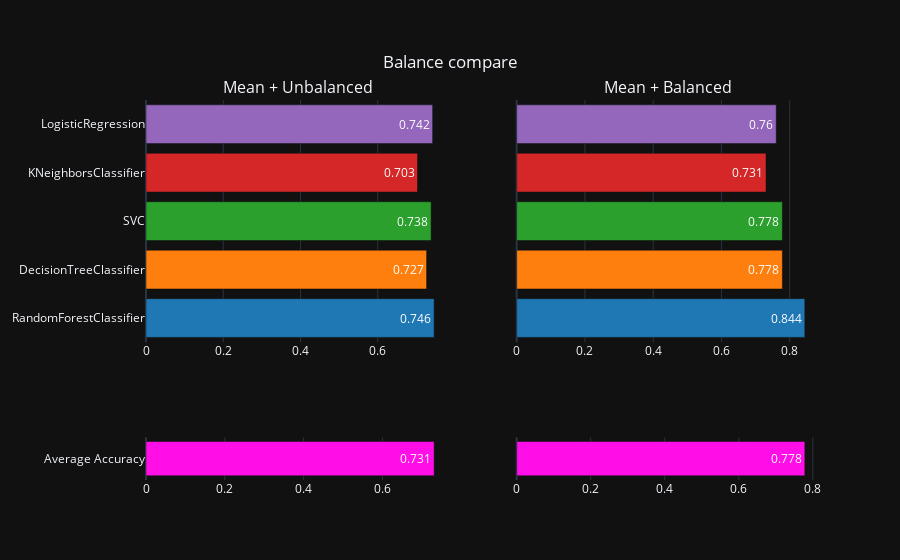
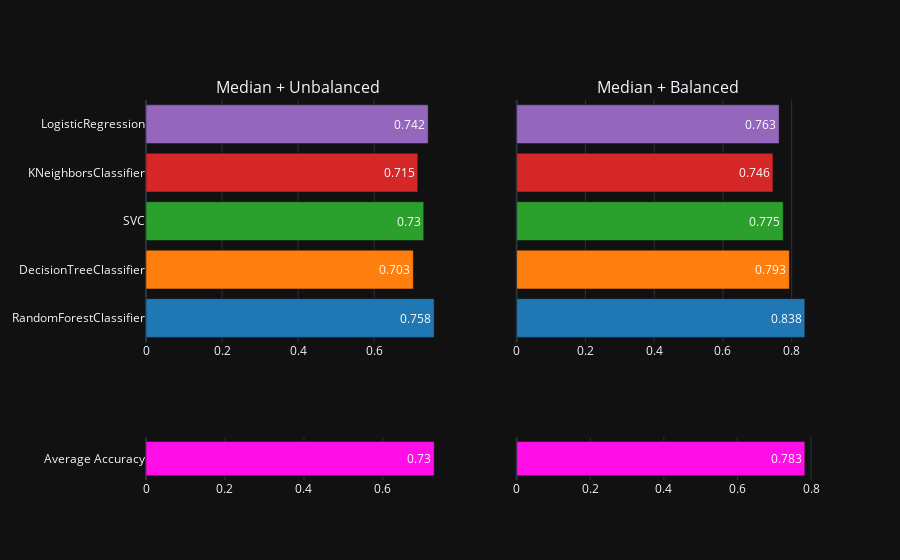
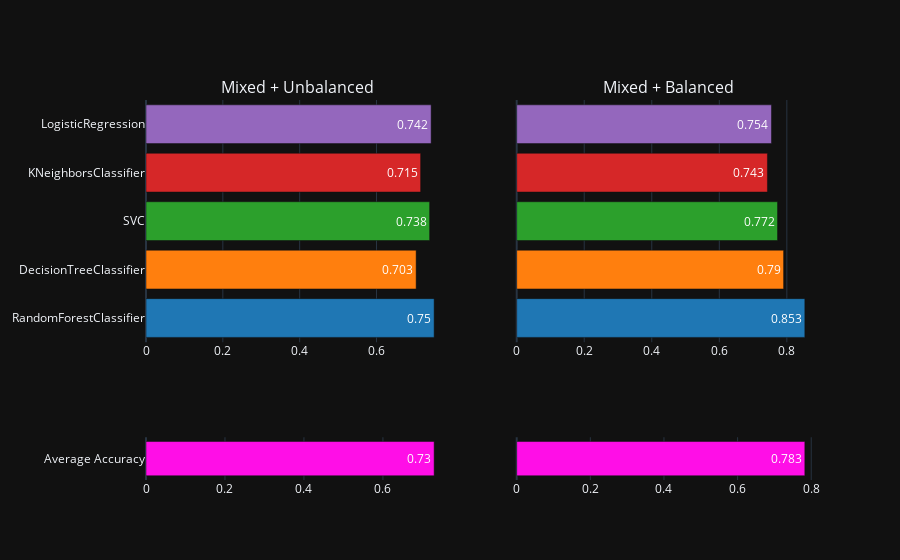

Notebook cell for these charts, in order:
### Code cell
# balance the dataset for each NaN replacement strategy

diabetes_df_majority_mean = diabetes_df_mean[diabetes_df_mean['Outcome'] == 0]
diabetes_df_mean_balanced = balance_data(diabetes_df_mean, diabetes_df_majority_mean, target_col='Outcome')

diabetes_df_majority_median = diabetes_df_median[diabetes_df_median['Outcome'] == 0]
diabetes_df_median_balanced = balance_data(diabetes_df_median, diabetes_df_majority_median, target_col='Outcome')

diabetes_df_majority_mixed = diabetes_df_mixed[diabetes_df_mixed['Outcome'] == 0]
diabetes_df_mixed_balanced = balance_data(diabetes_df_mixed, diabetes_df_majority_mixed, target_col='Outcome')

# dataframes with balanced dataset
print(diabetes_df_mixed_balanced['Outcome'].value_counts())

# compare the accuracy score of the models with the balanced dataset vs the unbalanced dataset
# Apply the function for different strategies
X_mean_bal, y_mean_bal, X_train_mean_bal, X_test_mean_bal, y_train_mean_bal, y_test_mean_bal = compare_balanced_vs_unbalanced_accuracy(diabetes_df_mean, diabetes_df_mean_balanced, "Mean", models_with_default_parameters, "Balance compare")
X_median_bal, y_median_bal, X_train_median_bal, X_test_median_bal, y_train_median_bal, y_test_median_bal = compare_balanced_vs_unbalanced_accuracy(diabetes_df_median, diabetes_df_median_balanced, "Median", models_with_default_parameters, "")
X_mixed_bal, y_mixed_bal, X_train_mixed_bal, X_test_mixed_bal, y_train_mixed_bal, y_test_mixed_bal = compare_balanced_vs_unbalanced_accuracy(diabetes_df_mixed, diabetes_df_mixed_balanced, "Mixed", models_with_default_parameters, "")

### Figure 1 — Plotly figure (JSON) as saved in the notebook; plotly's stock layout.template omitted (floating-point values rounded to 4 significant figures)
{"data": [{"marker": {"color": ["#1f77b4", "#ff7f0e", "#2ca02c", "#d62728", "#9467bd"]}, "orientation": "h", "showlegend": false, "text": [0.746, 0.727, 0.738, 0.703, 0.742], "textfont": {"color": "white"}, "textposition": "auto", "x": [0.7461, 0.7266, 0.7383, 0.7031, 0.7422], "xaxis": "x", "y": ["RandomForestClassifier", "DecisionTreeClassifier", "SVC", "KNeighborsClassifier", "LogisticRegression"], "yaxis": "y", "type": "bar"}, {"marker": {"color": "#ff0ee7"}, "orientation": "h", "showlegend": false, "text": [0.731], "textfont": {"color": "white"}, "textposition": "auto", "x": [0.7312], "xaxis": "x3", "y": ["Average Accuracy"], "yaxis": "y3", "type": "bar"}, {"marker": {"color": ["#1f77b4", "#ff7f0e", "#2ca02c", "#d62728", "#9467bd"]}, "orientation": "h", "showlegend": false, "text": [0.844, 0.778, 0.778, 0.731, 0.76], "textfont": {"color": "white"}, "textposition": "auto", "x": [0.8443, 0.7784, 0.7784, 0.7305, 0.7605], "xaxis": "x2", "y": ["RandomForestClassifier", "DecisionTreeClassifier", "SVC", "KNeighborsClassifier", "LogisticRegression"], "yaxis": "y2", "type": "bar"}, {"marker": {"color": "#ff0ee7"}, "orientation": "h", "showlegend": false, "text": [0.778], "textfont": {"color": "white"}, "textposition": "auto", "x": [0.7784], "xaxis": "x4", "y": ["Average Accuracy"], "yaxis": "y4", "type": "bar"}], "layout": {"annotations": [{"font": {"size": 16}, "showarrow": false, "text": "Mean + Unbalanced", "x": 0.225, "xanchor": "center", "xref": "paper", "y": 1.0, "yanchor": "bottom", "yref": "paper"}, {"font": {"size": 16}, "showarrow": false, "text": "Mean + Balanced", "x": 0.775, "xanchor": "center", "xref": "paper", "y": 1.0, "yanchor": "bottom", "yref": "paper"}], "title": {"text": "Balance compare", "x": 0.5, "y": 0.9}, "xaxis": {"anchor": "y", "domain": [0.0, 0.45]}, "yaxis": {"anchor": "x", "domain": [0.3625, 1.0]}, "xaxis2": {"anchor": "y2", "domain": [0.55, 1.0]}, "yaxis2": {"anchor": "x2", "domain": [0.3625, 1.0], "matches": "y", "showticklabels": false}, "xaxis3": {"anchor": "y3", "domain": [0.0, 0.45]}, "yaxis3": {"anchor": "x3", "domain": [0.0, 0.1125]}, "xaxis4": {"anchor": "y4", "domain": [0.55, 1.0]}, "yaxis4": {"anchor": "x4", "domain": [0.0, 0.1125], "matches": "y3", "showticklabels": false}}}

### Figure 2 — Plotly figure (JSON) as saved in the notebook; plotly's stock layout.template omitted (floating-point values rounded to 4 significant figures)
{"data": [{"marker": {"color": ["#1f77b4", "#ff7f0e", "#2ca02c", "#d62728", "#9467bd"]}, "orientation": "h", "showlegend": false, "text": [0.758, 0.703, 0.73, 0.715, 0.742], "textfont": {"color": "white"}, "textposition": "auto", "x": [0.7578, 0.7031, 0.7305, 0.7148, 0.7422], "xaxis": "x", "y": ["RandomForestClassifier", "DecisionTreeClassifier", "SVC", "KNeighborsClassifier", "LogisticRegression"], "yaxis": "y", "type": "bar"}, {"marker": {"color": "#ff0ee7"}, "orientation": "h", "showlegend": false, "text": [0.73], "textfont": {"color": "white"}, "textposition": "auto", "x": [0.7297], "xaxis": "x3", "y": ["Average Accuracy"], "yaxis": "y3", "type": "bar"}, {"marker": {"color": ["#1f77b4", "#ff7f0e", "#2ca02c", "#d62728", "#9467bd"]}, "orientation": "h", "showlegend": false, "text": [0.838, 0.793, 0.775, 0.746, 0.763], "textfont": {"color": "white"}, "textposition": "auto", "x": [0.8383, 0.7934, 0.7754, 0.7455, 0.7635], "xaxis": "x2", "y": ["RandomForestClassifier", "DecisionTreeClassifier", "SVC", "KNeighborsClassifier", "LogisticRegression"], "yaxis": "y2", "type": "bar"}, {"marker": {"color": "#ff0ee7"}, "orientation": "h", "showlegend": false, "text": [0.783], "textfont": {"color": "white"}, "textposition": "auto", "x": [0.7832], "xaxis": "x4", "y": ["Average Accuracy"], "yaxis": "y4", "type": "bar"}], "layout": {"annotations": [{"font": {"size": 16}, "showarrow": false, "text": "Median + Unbalanced", "x": 0.225, "xanchor": "center", "xref": "paper", "y": 1.0, "yanchor": "bottom", "yref": "paper"}, {"font": {"size": 16}, "showarrow": false, "text": "Median + Balanced", "x": 0.775, "xanchor": "center", "xref": "paper", "y": 1.0, "yanchor": "bottom", "yref": "paper"}], "title": {"text": "", "x": 0.5, "y": 0.9}, "xaxis": {"anchor": "y", "domain": [0.0, 0.45]}, "yaxis": {"anchor": "x", "domain": [0.3625, 1.0]}, "xaxis2": {"anchor": "y2", "domain": [0.55, 1.0]}, "yaxis2": {"anchor": "x2", "domain": [0.3625, 1.0], "matches": "y", "showticklabels": false}, "xaxis3": {"anchor": "y3", "domain": [0.0, 0.45]}, "yaxis3": {"anchor": "x3", "domain": [0.0, 0.1125]}, "xaxis4": {"anchor": "y4", "domain": [0.55, 1.0]}, "yaxis4": {"anchor": "x4", "domain": [0.0, 0.1125], "matches": "y3", "showticklabels": false}}}

### Figure 3 — Plotly figure (JSON) as saved in the notebook; plotly's stock layout.template omitted (floating-point values rounded to 4 significant figures)
{"data": [{"marker": {"color": ["#1f77b4", "#ff7f0e", "#2ca02c", "#d62728", "#9467bd"]}, "orientation": "h", "showlegend": false, "text": [0.75, 0.703, 0.738, 0.715, 0.742], "textfont": {"color": "white"}, "textposition": "auto", "x": [0.75, 0.7031, 0.7383, 0.7148, 0.7422], "xaxis": "x", "y": ["RandomForestClassifier", "DecisionTreeClassifier", "SVC", "KNeighborsClassifier", "LogisticRegression"], "yaxis": "y", "type": "bar"}, {"marker": {"color": "#ff0ee7"}, "orientation": "h", "showlegend": false, "text": [0.73], "textfont": {"color": "white"}, "textposition": "auto", "x": [0.7297], "xaxis": "x3", "y": ["Average Accuracy"], "yaxis": "y3", "type": "bar"}, {"marker": {"color": ["#1f77b4", "#ff7f0e", "#2ca02c", "#d62728", "#9467bd"]}, "orientation": "h", "showlegend": false, "text": [0.853, 0.79, 0.772, 0.743, 0.754], "textfont": {"color": "white"}, "textposition": "auto", "x": [0.8533, 0.7904, 0.7725, 0.7425, 0.7545], "xaxis": "x2", "y": ["RandomForestClassifier", "DecisionTreeClassifier", "SVC", "KNeighborsClassifier", "LogisticRegression"], "yaxis": "y2", "type": "bar"}, {"marker": {"color": "#ff0ee7"}, "orientation": "h", "showlegend": false, "text": [0.783], "textfont": {"color": "white"}, "textposition": "auto", "x": [0.7826], "xaxis": "x4", "y": ["Average Accuracy"], "yaxis": "y4", "type": "bar"}], "layout": {"annotations": [{"font": {"size": 16}, "showarrow": false, "text": "Mixed + Unbalanced", "x": 0.225, "xanchor": "center", "xref": "paper", "y": 1.0, "yanchor": "bottom", "yref": "paper"}, {"font": {"size": 16}, "showarrow": false, "text": "Mixed + Balanced", "x": 0.775, "xanchor": "center", "xref": "paper", "y": 1.0, "yanchor": "bottom", "yref": "paper"}], "title": {"text": "", "x": 0.5, "y": 0.9}, "xaxis": {"anchor": "y", "domain": [0.0, 0.45]}, "yaxis": {"anchor": "x", "domain": [0.3625, 1.0]}, "xaxis2": {"anchor": "y2", "domain": [0.55, 1.0]}, "yaxis2": {"anchor": "x2", "domain": [0.3625, 1.0], "matches": "y", "showticklabels": false}, "xaxis3": {"anchor": "y3", "domain": [0.0, 0.45]}, "yaxis3": {"anchor": "x3", "domain": [0.0, 0.1125]}, "xaxis4": {"anchor": "y4", "domain": [0.55, 1.0]}, "yaxis4": {"anchor": "x4", "domain": [0.0, 0.1125], "matches": "y3", "showticklabels": false}}}
